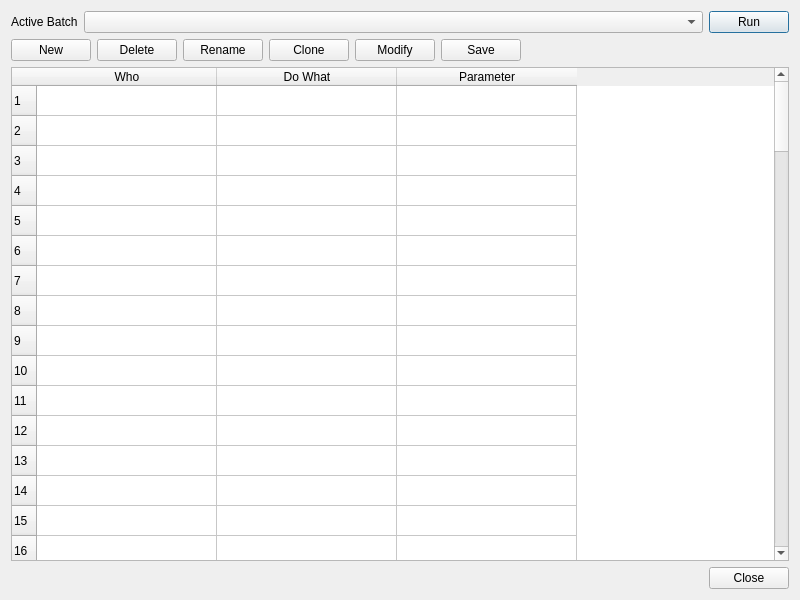
<?xml version="1.0" encoding="UTF-8"?>
<ui version="4.0">
 <class>BatchActionDialog</class>
 <widget class="QDialog" name="BatchActionDialog">
  <property name="geometry">
   <rect>
    <x>0</x>
    <y>0</y>
    <width>800</width>
    <height>600</height>
   </rect>
  </property>
  <property name="windowTitle">
   <string>Batch Action</string>
  </property>
  <layout class="QGridLayout" name="gridLayout">
   <item row="0" column="0" colspan="2">
    <layout class="QHBoxLayout" name="horizontalLayout">
     <item>
      <widget class="QLabel" name="label">
       <property name="text">
        <string>Active Batch</string>
       </property>
      </widget>
     </item>
     <item>
      <widget class="QComboBox" name="comboBoxBatches">
       <property name="sizePolicy">
        <sizepolicy hsizetype="Expanding" vsizetype="Fixed">
         <horstretch>0</horstretch>
         <verstretch>0</verstretch>
        </sizepolicy>
       </property>
      </widget>
     </item>
     <item>
      <widget class="QPushButton" name="pushButtonRunBatch">
       <property name="text">
        <string>Run</string>
       </property>
       <property name="icon">
        <iconset resource="res.qrc">
         <normaloff>:/batch/res/play.png</normaloff>:/batch/res/play.png</iconset>
       </property>
      </widget>
     </item>
    </layout>
   </item>
   <item row="2" column="0" colspan="2">
    <widget class="QTableWidget" name="tableWidget">
     <property name="rowCount">
      <number>100</number>
     </property>
     <attribute name="horizontalHeaderDefaultSectionSize">
      <number>180</number>
     </attribute>
     <attribute name="horizontalHeaderMinimumSectionSize">
      <number>75</number>
     </attribute>
     <row/>
     <row/>
     <row/>
     <row/>
     <row/>
     <row/>
     <row/>
     <row/>
     <row/>
     <row/>
     <row/>
     <row/>
     <row/>
     <row/>
     <row/>
     <row/>
     <row/>
     <row/>
     <row/>
     <row/>
     <row/>
     <row/>
     <row/>
     <row/>
     <row/>
     <row/>
     <row/>
     <row/>
     <row/>
     <row/>
     <row/>
     <row/>
     <row/>
     <row/>
     <row/>
     <row/>
     <row/>
     <row/>
     <row/>
     <row/>
     <row/>
     <row/>
     <row/>
     <row/>
     <row/>
     <row/>
     <row/>
     <row/>
     <row/>
     <row/>
     <row/>
     <row/>
     <row/>
     <row/>
     <row/>
     <row/>
     <row/>
     <row/>
     <row/>
     <row/>
     <row/>
     <row/>
     <row/>
     <row/>
     <row/>
     <row/>
     <row/>
     <row/>
     <row/>
     <row/>
     <row/>
     <row/>
     <row/>
     <row/>
     <row/>
     <row/>
     <row/>
     <row/>
     <row/>
     <row/>
     <row/>
     <row/>
     <row/>
     <row/>
     <row/>
     <row/>
     <row/>
     <row/>
     <row/>
     <row/>
     <row/>
     <row/>
     <row/>
     <row/>
     <row/>
     <row/>
     <row/>
     <row/>
     <row/>
     <row/>
     <column>
      <property name="text">
       <string notr="true">Who</string>
      </property>
     </column>
     <column>
      <property name="text">
       <string notr="true">Do What</string>
      </property>
     </column>
     <column>
      <property name="text">
       <string notr="true">Parameter</string>
      </property>
     </column>
    </widget>
   </item>
   <item row="1" column="0" colspan="2">
    <layout class="QHBoxLayout" name="horizontalLayout_2">
     <item>
      <widget class="QPushButton" name="pushButtonNewBatch">
       <property name="sizePolicy">
        <sizepolicy hsizetype="Fixed" vsizetype="Fixed">
         <horstretch>0</horstretch>
         <verstretch>0</verstretch>
        </sizepolicy>
       </property>
       <property name="text">
        <string>New</string>
       </property>
       <property name="icon">
        <iconset resource="res.qrc">
         <normaloff>:/batch/res/new.png</normaloff>:/batch/res/new.png</iconset>
       </property>
      </widget>
     </item>
     <item>
      <widget class="QPushButton" name="pushButtonDeleteBatch">
       <property name="sizePolicy">
        <sizepolicy hsizetype="Fixed" vsizetype="Fixed">
         <horstretch>0</horstretch>
         <verstretch>0</verstretch>
        </sizepolicy>
       </property>
       <property name="text">
        <string>Delete</string>
       </property>
       <property name="icon">
        <iconset resource="res.qrc">
         <normaloff>:/batch/res/delete.png</normaloff>:/batch/res/delete.png</iconset>
       </property>
      </widget>
     </item>
     <item>
      <widget class="QPushButton" name="pushButtonRenameBatch">
       <property name="text">
        <string>Rename</string>
       </property>
       <property name="icon">
        <iconset resource="res.qrc">
         <normaloff>:/batch/res/rename.png</normaloff>:/batch/res/rename.png</iconset>
       </property>
      </widget>
     </item>
     <item>
      <widget class="QPushButton" name="pushButtonCloneBatch">
       <property name="sizePolicy">
        <sizepolicy hsizetype="Fixed" vsizetype="Fixed">
         <horstretch>0</horstretch>
         <verstretch>0</verstretch>
        </sizepolicy>
       </property>
       <property name="text">
        <string>Clone</string>
       </property>
       <property name="icon">
        <iconset resource="res.qrc">
         <normaloff>:/batch/res/copy.png</normaloff>:/batch/res/copy.png</iconset>
       </property>
      </widget>
     </item>
     <item>
      <widget class="QPushButton" name="pushButtonModifyBatch">
       <property name="sizePolicy">
        <sizepolicy hsizetype="Fixed" vsizetype="Fixed">
         <horstretch>0</horstretch>
         <verstretch>0</verstretch>
        </sizepolicy>
       </property>
       <property name="text">
        <string>Modify</string>
       </property>
       <property name="icon">
        <iconset resource="res.qrc">
         <normaloff>:/batch/res/edit.png</normaloff>:/batch/res/edit.png</iconset>
       </property>
      </widget>
     </item>
     <item>
      <widget class="QPushButton" name="pushButtonSaveBatch">
       <property name="text">
        <string>Save</string>
       </property>
       <property name="icon">
        <iconset resource="res.qrc">
         <normaloff>:/batch/res/save.png</normaloff>:/batch/res/save.png</iconset>
       </property>
      </widget>
     </item>
     <item>
      <spacer name="horizontalSpacer">
       <property name="orientation">
        <enum>Qt::Horizontal</enum>
       </property>
       <property name="sizeHint" stdset="0">
        <size>
         <width>40</width>
         <height>20</height>
        </size>
       </property>
      </spacer>
     </item>
    </layout>
   </item>
   <item row="3" column="0" colspan="2">
    <widget class="QDialogButtonBox" name="buttonBox">
     <property name="orientation">
      <enum>Qt::Horizontal</enum>
     </property>
     <property name="standardButtons">
      <set>QDialogButtonBox::Close</set>
     </property>
    </widget>
   </item>
  </layout>
 </widget>
 <resources>
  <include location="res.qrc"/>
 </resources>
 <connections>
  <connection>
   <sender>buttonBox</sender>
   <signal>accepted()</signal>
   <receiver>BatchActionDialog</receiver>
   <slot>accept()</slot>
   <hints>
    <hint type="sourcelabel">
     <x>399</x>
     <y>579</y>
    </hint>
    <hint type="destinationlabel">
     <x>399</x>
     <y>299</y>
    </hint>
   </hints>
  </connection>
  <connection>
   <sender>buttonBox</sender>
   <signal>rejected()</signal>
   <receiver>BatchActionDialog</receiver>
   <slot>reject()</slot>
   <hints>
    <hint type="sourcelabel">
     <x>399</x>
     <y>579</y>
    </hint>
    <hint type="destinationlabel">
     <x>399</x>
     <y>299</y>
    </hint>
   </hints>
  </connection>
  <connection>
   <sender>pushButtonNewBatch</sender>
   <signal>clicked()</signal>
   <receiver>BatchActionDialog</receiver>
   <slot>onNewBatch()</slot>
   <hints>
    <hint type="sourcelabel">
     <x>56</x>
     <y>69</y>
    </hint>
    <hint type="destinationlabel">
     <x>399</x>
     <y>299</y>
    </hint>
   </hints>
  </connection>
  <connection>
   <sender>pushButtonDeleteBatch</sender>
   <signal>clicked()</signal>
   <receiver>BatchActionDialog</receiver>
   <slot>onDeleteBatch()</slot>
   <hints>
    <hint type="sourcelabel">
     <x>150</x>
     <y>69</y>
    </hint>
    <hint type="destinationlabel">
     <x>399</x>
     <y>299</y>
    </hint>
   </hints>
  </connection>
  <connection>
   <sender>pushButtonRenameBatch</sender>
   <signal>clicked()</signal>
   <receiver>BatchActionDialog</receiver>
   <slot>onRenameBatch()</slot>
   <hints>
    <hint type="sourcelabel">
     <x>260</x>
     <y>69</y>
    </hint>
    <hint type="destinationlabel">
     <x>399</x>
     <y>299</y>
    </hint>
   </hints>
  </connection>
  <connection>
   <sender>pushButtonCloneBatch</sender>
   <signal>clicked()</signal>
   <receiver>BatchActionDialog</receiver>
   <slot>onCloneBatch()</slot>
   <hints>
    <hint type="sourcelabel">
     <x>367</x>
     <y>69</y>
    </hint>
    <hint type="destinationlabel">
     <x>399</x>
     <y>299</y>
    </hint>
   </hints>
  </connection>
  <connection>
   <sender>pushButtonModifyBatch</sender>
   <signal>clicked()</signal>
   <receiver>BatchActionDialog</receiver>
   <slot>onModifyBatch()</slot>
   <hints>
    <hint type="sourcelabel">
     <x>466</x>
     <y>69</y>
    </hint>
    <hint type="destinationlabel">
     <x>399</x>
     <y>299</y>
    </hint>
   </hints>
  </connection>
  <connection>
   <sender>pushButtonSaveBatch</sender>
   <signal>clicked()</signal>
   <receiver>BatchActionDialog</receiver>
   <slot>onSaveBatch()</slot>
   <hints>
    <hint type="sourcelabel">
     <x>567</x>
     <y>69</y>
    </hint>
    <hint type="destinationlabel">
     <x>399</x>
     <y>299</y>
    </hint>
   </hints>
  </connection>
  <connection>
   <sender>pushButtonRunBatch</sender>
   <signal>clicked()</signal>
   <receiver>BatchActionDialog</receiver>
   <slot>onRunBatch()</slot>
   <hints>
    <hint type="sourcelabel">
     <x>744</x>
     <y>27</y>
    </hint>
    <hint type="destinationlabel">
     <x>399</x>
     <y>299</y>
    </hint>
   </hints>
  </connection>
 </connections>
 <slots>
  <slot>onNewBatch()</slot>
  <slot>onDeleteBatch()</slot>
  <slot>onRenameBatch()</slot>
  <slot>onCloneBatch()</slot>
  <slot>onModifyBatch()</slot>
  <slot>onSaveBatch()</slot>
  <slot>onRunBatch()</slot>
 </slots>
</ui>
